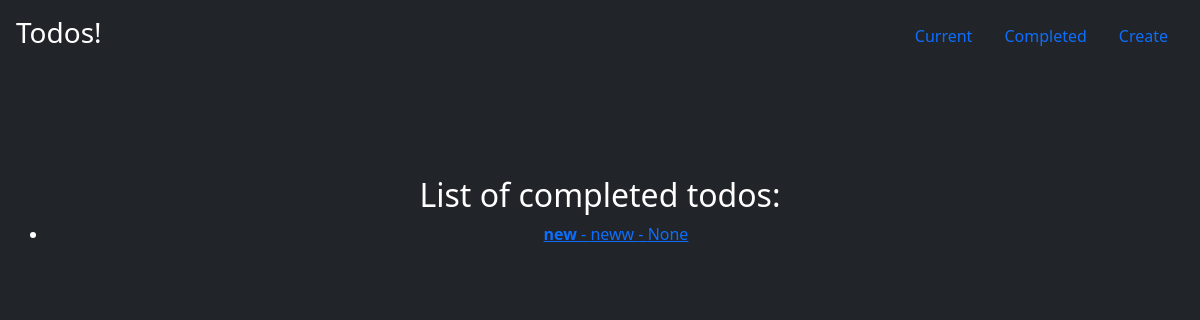
The page /completed/ (signed in) on the database as committed earlier.
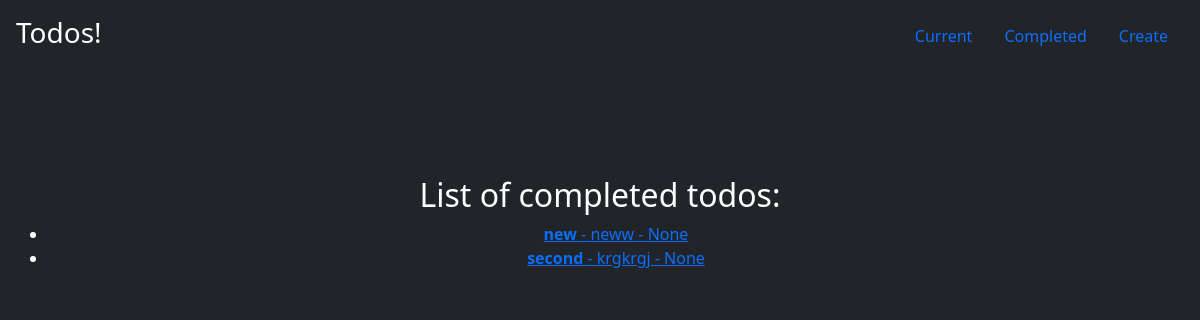
The same page on the database as committed later.
### todo/models.py (models this page shows, shortened)
class Todo(models.Model):
    title = models.CharField(max_length=200)
    memo = models.TextField(blank=True)
    created = models.DateTimeField(auto_now_add=True)
    completed = models.DateTimeField(null=True, blank=True)
    important = models.BooleanField(default=False )
    user = models.ForeignKey(User, on_delete=models.CASCADE)

### todo/views.py (the view)
# urls.py: path('completed/', views.completedtodos, name='completedtodos'),
@login_required
def completedtodos(request):
    todos = Todo.objects.filter(user=request.user)
    return render(request, 'todo/completedtodos.html', {'todos': todos})

### todo/templates/todo/completedtodos.html
{% extends 'todo/base.html' %}
{% block content %}
  <h2>List of completed todos: </h2>
  <ul>
    {% for todo in todos %}
    <li>
        <a href="{% url 'viewtodo' todo.id %}">
        {% if todo.important == True %}<b>{% endif %}
          {{ todo.title }}
        {% if todo.important %}</b>{% endif %}
        - {{ todo.memo }}
        - {{ todo.completed }}
        </a>
    </li>
    {% endfor %}
  </ul>
{% endblock %}

Rows that differ between the two databases and show on the page:
added Todo: title "second", memo "krgkrgj", completed "None"
